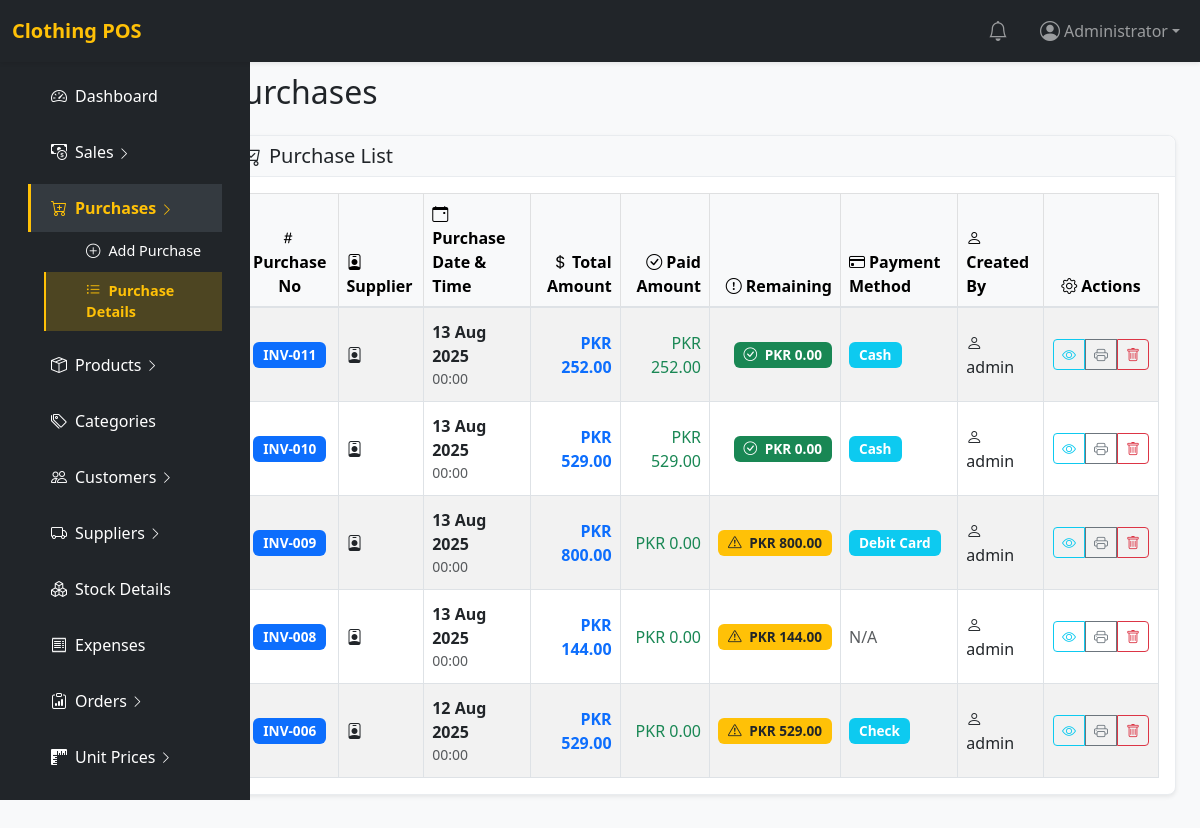
The app's page /purchases.php (signed in), older data.
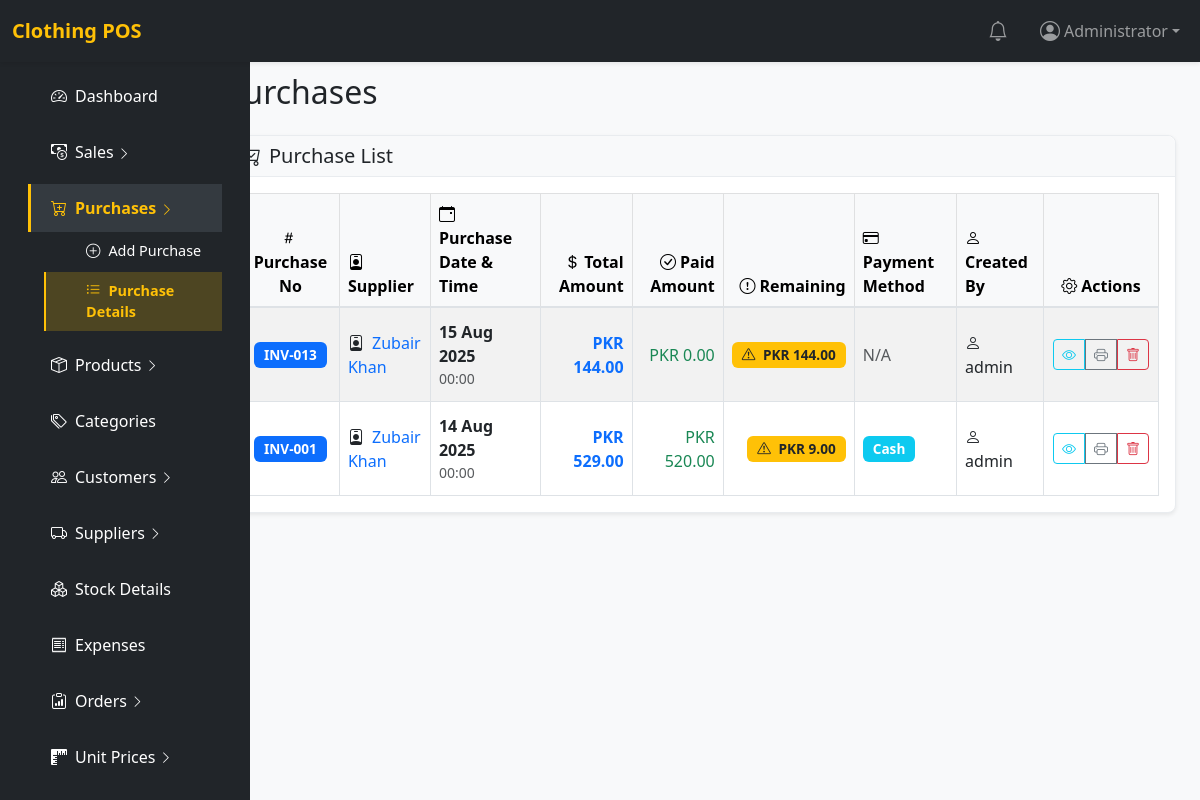
The same page, newer data.
### tables this page shows
CREATE TABLE `purchase` (
  `id` int(11) NOT NULL,
  `supplier_id` int(11) NOT NULL,
  `after_discount_purchase` decimal(15,2) NOT NULL,
  `purchase_date` date NOT NULL,
  `purchase_no` varchar(50) DEFAULT NULL,
  `subtotal` decimal(15,2) NOT NULL DEFAULT 0.00,
  `discount` decimal(15,2) NOT NULL DEFAULT 0.00,
  `total_amount` decimal(15,2) NOT NULL DEFAULT 0.00,
  `paid_amount` decimal(15,2) NOT NULL DEFAULT 0.00,
  `due_amount` decimal(15,2) NOT NULL DEFAULT 0.00,
  `payment_method_id` int(11) DEFAULT NULL,
  `notes` text DEFAULT NULL,
  `status` enum('pending','completed','cancelled') NOT NULL DEFAULT 'completed',
  `created_by` int(11) DEFAULT NULL,
  `created_at` timestamp NOT NULL DEFAULT current_timestamp()
);

CREATE TABLE `payment_method` (
  `id` int(11) NOT NULL,
  `method` varchar(100) NOT NULL,
  `status` tinyint(1) NOT NULL DEFAULT 1,
  `created_at` timestamp NOT NULL DEFAULT current_timestamp()
);

CREATE TABLE `system_users` (
  `id` int(11) NOT NULL,
  `role_id` int(11) NOT NULL,
  `status` int(11) NOT NULL DEFAULT 1,
  `name` varchar(100) NOT NULL,
  `username` varchar(50) NOT NULL,
  `email` varchar(50) NOT NULL,
  `password` varchar(100) NOT NULL,
  `contact` varchar(50) NOT NULL,
  `image` varchar(255) DEFAULT NULL,
  `address` varchar(255) NOT NULL,
  `signupdate` date NOT NULL,
  `last_login` timestamp NULL DEFAULT NULL
);

CREATE TABLE `supplier` (
  `id` int(11) NOT NULL,
  `supplier_name` varchar(255) NOT NULL,
  `supplier_contact` text NOT NULL,
  `supplier_open_balance` decimal(15,2) NOT NULL DEFAULT 0.00,
  `supplier_address` varchar(255) NOT NULL,
  `supplier_email` varchar(100) DEFAULT NULL,
  `status` tinyint(1) NOT NULL DEFAULT 1,
  `created_at` timestamp NOT NULL DEFAULT current_timestamp(),
  `opening_balance` decimal(10,2) DEFAULT 0.00
);

### purchases.php (the view, shortened to what the rows shown need)
<?php
require_once 'includes/config.php';
$purchases = $pdo->query("SELECT p.*, s.supplier_name, u.username AS created_by_name FROM purchase p LEFT JOIN supplier s ON p.supplier_id = s.id LEFT JOIN system_users u ON p.created_by = u.id ORDER BY p.id DESC")->fetchAll(PDO::FETCH_ASSOC);
include 'includes/header.php'; ?>
<div class="container-fluid">
    <div class="row">
        <?php include 'includes/sidebar.php'; ?>
        <main class="col-md-10 ms-sm-auto px-4 py-5" 5" style="margin-top: 25px;">
            <div class="d-flex justify-content-between align-items-center mb-4">
                <h2 class="mb-0">Purchases</h2>
            </div>
            <div class="card shadow-sm">
                <div class="card-body table-responsive">
                    <table class="table table-bordered table-striped table-hover">
                        <thead class="table-light">
                            <tr>
                                <th class="text-center"><i class="bi bi-hash me-1"></i>Purchase No</th>
                                <th><i class="bi bi-person-badge me-1"></i>Supplier</th>
                                <th><i class="bi bi-calendar-event me-1"></i>Purchase Date & Time</th>
                                <th class="text-end"><i class="bi bi-currency-dollar me-1"></i>Total Amount</th>
                                <th class="text-end"><i class="bi bi-check-circle me-1"></i>Paid Amount</th>
                                <th class="text-end"><i class="bi bi-exclamation-circle me-1"></i>Remaining</th>
                                <th><i class="bi bi-credit-card me-1"></i>Payment Method</th>
                                <th><i class="bi bi-person me-1"></i>Created By</th>
                                <th class="text-center"><i class="bi bi-gear me-1"></i>Actions</th>
                            </tr>
                        </thead>
                        <tbody>
                            <?php foreach ($purchases as $purchase): ?>
                                <tr>
                                    <td class="text-center">
                                        <span class="badge bg-primary"><?= htmlspecialchars($purchase['purchase_no']) ?></span>
                                    </td>
                                    <td>
                                        <i class="bi bi-person-badge me-1"></i>
                                        <a href="purchase_details.php?id=<?= $purchase['id'] ?>" class="text-decoration-none text-primary fw-medium" title="Click to view purchase details">
                                            <?= htmlspecialchars($purchase['supplier_name']) ?>
                                        </a>
                                    </td>
                                    <td>
                                        <div class="d-flex flex-column">
                                            <strong><?= date('d M Y', strtotime($purchase['purchase_date'])) ?></strong>
                                            <small class="text-muted"><?= date('H:i', strtotime($purchase['purchase_date'])) ?></small>
                                        </div>
                                    </td>
                                    <td class="text-end">
                                        <span class="fw-bold text-primary">PKR <?= number_format($purchase['total_amount'], 2) ?></span>
                                    </td>
                                    <td class="text-end">
                                        <span class="text-success">PKR <?= number_format($purchase['paid_amount'], 2) ?></span>
                                    </td>
                                    <td class="text-end">
                                        <?php if ($purchase['due_amount'] > 0): ?>
                                            <span class="badge bg-warning text-dark">
                                                <i class="bi bi-exclamation-triangle me-1"></i>
                                                PKR <?= number_format($purchase['due_amount'], 2) ?>
                                            </span>
                                        <?php else: ?>
                                            <span class="badge bg-success">
                                                <i class="bi bi-check-circle me-1"></i>
                                                PKR <?= number_format($purchase['due_amount'], 2) ?>
                                            </span>
                                        <?php endif; ?>
                                    </td>
                                    <td>
                                        <?php
                                        if ($purchase['payment_method_id']) {
                                            $stmt = $pdo->prepare("SELECT method FROM payment_method WHERE id = ?");
                                            $stmt->execute([$purchase['payment_method_id']]);
                                            $method = $stmt->fetch(PDO::FETCH_ASSOC);
                                            echo '<span class="badge bg-info">' . htmlspecialchars($method['method'] ?? 'N/A') . '</span>';
                                        } else {
                                            echo '<span class="text-muted">N/A</span>';
                                        }
                                        ?>
                                    </td>
                                    <td>
                                        <i class="bi bi-person me-1"></i>
                                        <?= htmlspecialchars($purchase['created_by_name']) ?>
                                    </td>
                                    <td class="text-center">
                                        <div class="btn-group" role="group">
                                            <a href="purchase_details.php?id=<?= $purchase['id'] ?>" class="btn btn-sm btn-outline-info" title="View Details">
                                                <i class="bi bi-eye"></i>
                                            </a>
                                            <a href="print_purchase.php?id=<?= $purchase['id'] ?>" class="btn btn-sm btn-outline-secondary" target="_blank" title="Print">
                                                <i class="bi bi-printer"></i>
                                            </a>
                                            <a href="purchases.php?delete=<?= $purchase['id'] ?>" class="btn btn-sm btn-outline-danger" onclick="return confirm('Are you sure you want to delete this purchase?')" title="Delete">
                                                <i class="bi bi-trash"></i>
                                            </a>
                                        </div>
                                    </td>
                                </tr>
                            <?php endforeach; ?>
                        </tbody>
                    </table>
                </div>
            </div>
        </main>
    </div>
</div>
<?php include 'includes/footer.php'; ?>

Row changes from the older to the newer data that the page shows:
removed purchase: purchase_no "INV-011", purchase_date "13 Aug 2025", purchase_date "00:00", total_amount "252.00", paid_amount "252.00", due_amount "0.00", payment_method.method "Cash", system_users.username "admin"
removed purchase: purchase_no "INV-010", purchase_date "13 Aug 2025", purchase_date "00:00", total_amount "529.00", paid_amount "529.00", due_amount "0.00", payment_method.method "Cash", system_users.username "admin"
removed purchase: purchase_no "INV-009", purchase_date "13 Aug 2025", purchase_date "00:00", total_amount "800.00", paid_amount "0.00", due_amount "800.00", payment_method.method "Debit Card", system_users.username "admin"
removed purchase: purchase_no "INV-008", purchase_date "13 Aug 2025", purchase_date "00:00", total_amount "144.00", paid_amount "0.00", due_amount "144.00", shows "N/A", system_users.username "admin"
removed purchase: purchase_no "INV-006", purchase_date "12 Aug 2025", purchase_date "00:00", total_amount "529.00", paid_amount "0.00", due_amount "529.00", payment_method.method "Check", system_users.username "admin"
added purchase: purchase_no "INV-013", supplier.supplier_name "Zubair Khan", purchase_date "15 Aug 2025", purchase_date "00:00", total_amount "144.00", paid_amount "0.00", due_amount "144.00", shows "N/A", system_users.username "admin"
added purchase: purchase_no "INV-001", supplier.supplier_name "Zubair Khan", purchase_date "14 Aug 2025", purchase_date "00:00", total_amount "529.00", paid_amount "520.00", due_amount "9.00", payment_method.method "Cash", system_users.username "admin"
